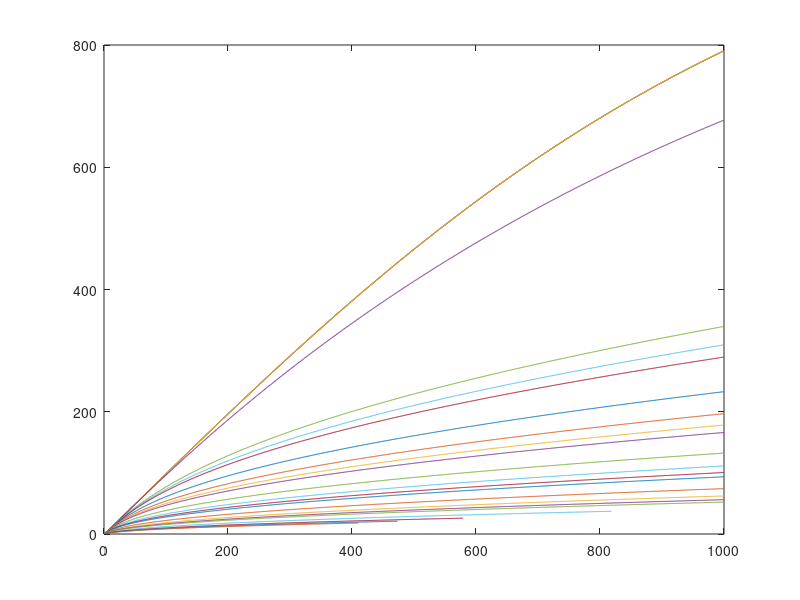

This chart was generated by the following MATLAB code: (Note: this script raises an error after producing the figure.)
function figZrho()

figure(1);clf;

M=500;
rho=[0.4:1000];
filename='figZrho.xlsx';

i=0;
for s0=[10000]
    for mua=[0,1e-15,1e-10,1E-6,5e-5,7.5e-5,1e-4,2.5e-4,5e-4,7.5e-4,1e-3,2.5e-3,5e-3,7.5e-3,1e-2,2.5e-2,5e-2,7.5e-2,1e-1,2.5e-1,5e-1,7.5e-1,1]
        i=i+1;
        for musp=[1]
            for nout=1.
                for nin=[1.]
                    
                    Zrho=funZrho(s0,rho,mua,musp,nin,nout,M);
                    MUA(i)=mua;
                    ZRHO(:,i)=Zrho';
                    
                    plot(rho,Zrho)
                    hold on;
                    
                end
            end
        end
    end
end


if exist(filename,'file')
    delete(filename);
    xlswrite(filename,rho',1,'A3');
    xlswrite(filename,MUA,1,'B1');
    xlswrite(filename,ZRHO,1,'B3');
else
    xlswrite(filename,rho',1,'A3');
    xlswrite(filename,MUA,1,'B1');
    xlswrite(filename,ZRHO,1,'B3');
end

xlabel('$\rho$  (mm)','interpreter','latex')
ylabel('$\langle z_{max} | \rho\rangle$  (mm)','interpreter','latex')
grid

end




function Zrho=funZrho(s0,rho,mua,musp,nin,nout,M)

s0=s0*1e-3;
rho=rho*1e-3;
mua=mua*1e3;
musp=musp*1e3;

A=Afunction(nout,nin);
D=1/(3*musp);
mueff=sqrt(mua/D);
ze=2*A*D;
zep=2*D;
zs=1/(musp);

% nest 2 lines are equivalent to Contini equation (45)
m=(-M:M);
Rs0rho=fRs0rho(s0,rho,mua,musp,nin,nout,M);
% Rs0rhom0=fRs0rho(s0,rho,mua,musp,nin,nout,0);

m(m==0)=[];
zp0=2*m*s0+2*m*ze+2*m*zep+zs;
zn0=2*m*s0+2*m*ze+2*m*zep-2*ze-zs;
zp00=2*m*ze+2*m*zep+zs;
zn00=2*m*ze+2*m*zep-2*ze-zs;

zpm0=zs;
znm0=-2*ze-zs;

for i=1:length(rho)
    F=exp(-mueff*sqrt(rho(i)^2+zp0.^2))./(2*m.*sqrt(rho(i)^2+zp0.^2));
    G=exp(-mueff*sqrt(rho(i)^2+zn0.^2))./(2*m.*sqrt(rho(i)^2+zn0.^2));
    H=exp(-mueff*sqrt(rho(i)^2+zp00.^2))./(2*m.*sqrt(rho(i)^2+zp00.^2));
    I=exp(-mueff*sqrt(rho(i)^2+zn00.^2))./(2*m.*sqrt(rho(i)^2+zn00.^2));
    
    F0=zpm0*mueff*exp(-mueff*sqrt(rho(i)^2+zpm0^2))/(rho(i)^2+zpm0^2);
    G0=zpm0*exp(-mueff*sqrt(rho(i)^2+zpm0^2))/(rho(i)^2+zpm0^2)^(3/2);
    H0=znm0*mueff*exp(-mueff*sqrt(rho(i)^2+znm0^2))/(rho(i)^2+znm0^2);
    I0=znm0*exp(-mueff*sqrt(rho(i)^2+znm0^2))/(rho(i)^2+znm0^2)^(3/2);
    
    Zrho(i)=s0+sum(F-G-H+I)/(4*pi*Rs0rho(i))-s0/(4*pi*Rs0rho(i))*(F0+G0-H0-I0);
end

Zrho=Zrho*1e3;

% figure(1);%clf;
% plot(rho*1e3,Zrho,'r')



end


%%%%%%%%%%%%%%%%%%%%%%%%%%%%%%%%%%%%%%%%%%%%%%%%%%%%%%%%%%%%%%%%%%%
%%%%%%%%%%%%%%%%%%%%%%%%%%%%%%%%%%%%%%%%%%%%%%%%%%%%%%%%%%%%%%%%%%%
function Rs0rho=fRs0rho(s0,rho,mua,musp,nin,nout,M)

A=Afunction(nout,nin);
D=1/(3*musp);
mueff=sqrt(mua/D);
ze=2*A*D;
zs=1/(musp);
m=(-M:M);

for i=1:length(rho)
    zp0=2*m*(s0+2*ze)+zs;
    zn0=2*m*(s0+2*ze)-2*ze-zs;
    F=(  mueff./(rho(i)^2+zp0.^2) + 1./(rho(i)^2+zp0.^2).^(3/2)  ).*zp0.*exp(-mueff*sqrt(rho(i)^2+zp0.^2));
    G=(  mueff./(rho(i)^2+zn0.^2) + 1./(rho(i)^2+zn0.^2).^(3/2)  ).*zn0.*exp(-mueff*sqrt(rho(i)^2+zn0.^2));
    Rs0rho(i)=(1/4/pi)*sum(F-G);
end

end


%%%%%%%%%%%%%%%%%%%%%%%%%%%%%%%%%%%%%%%%%%%%%%%%%%%%%%%%%%%%%%%%%%%
function A=Afunction(n1,n2)
% Computes parameter A; equation (27)
%
% n1: external medium
% n2: diffusing medium

% page 4590
n=n2/n1;

if n>1,
    
    % equations (30)
    t1 = 4*(-1-n^2+6*n^3-10*n^4-3*n^5+2*n^6+6*n^7-3*n^8-(6*n^2+9*n^6)*(n^2-1)^(1/2))/...
        (3*n*(n^2-1)^2*(n^2+1)^3);
    t2 = (-8+28*n^2+35*n^3-140*n^4+98*n^5-13*n^7+13*n*(n^2-1)^3*(1-(1/n^2))^(1/2))/...
        (105*n^3*(n^2-1)^2);
    t3 = 2*n^3*(3+2*n^4)*log(...
        ((n-(1+n^2)^(1/2))*(2+n^2+2*(1+n^2)^(1/2))*(n^2+(n^4-1)^(1/2)))/...
        (n^2*(n+(1+n^2)^(1/2))*(-n^2+(n^4-1)^(1/2)))...
        )/...
        ((n^2-1)^2*(n^2+1)^(7/2));
    t4 = ( (1+6*n^4+n^8)*log((-1+n)/(1+n))+4*(n^2+n^6)*log((n^2*(1+n))/(n-1)) )/...
        ((n^2-1)^2*(n^2+1)^3);
    
    % equation (29)
    B = 1+(3/2)*( 2*(1-1/n^2)^(3/2)/3+t1+t2+( (1+6*n^4+n^8)*(1-(n^2-1)^(3/2)/n^3) )/( 3*(n^4-1)^2) +t3 );
    C = 1-( (2+2*n-3*n^2+7*n^3-15*n^4-19*n^5-7*n^6+3*n^7+3*n^8+3*n^9)/(3*n^2*(n-1)*(n+1)^2*(n^2+1)^2) )-t4;
    A = B/C;
    
elseif n==1,
    
    %page 4591
    A=1;
    
else
    
    % equations (28)
    r1 = (-4+n-4*n^2+25*n^3-40*n^4-6*n^5+8*n^6+30*n^7-12*n^8+n^9+n^11)/...
        (3*n*(n^2-1)^2*(n^2+1)^3);
    r2 = (2*n^3*(3+2*n^4))/((n^2-1)^2*(n^2+1)^(7/2))*...
        log( (n^2*(n-(1+n^2)^(1/2)))*(2+n^2+2*(1+n^2)^(1/2))/...
        (n+(1+n^2)^(1/2))/(-2+n^4-2*(1-n^4)^(1/2)) );
    r3 = (4*(1-n^2)^(1/2)*(1+12*n^4+n^8))/...
        (3*n*(n^2-1)^2*(n^2+1)^3);
    r4 = ( (1+6*n^4+n^8)*log((1-n)/(1+n))+4*(n^2+n^6)*log((1+n)/(n^2*(1-n)))  )/...
        ((n^2-1)^2*(n^2+1)^3);
    
    % equation (27)
    A = (1+(3/2)*(8*(1-n^2)^(3/2)/(105*n^3))-(((n-1)^2*(8+32*n+52*n^2+13*n^3))/(105*n^3*(1+n)^2)+r1+r2+r3) )/...
        (1-(-3+7*n+13*n^2+9*n^3-7*n^4+3*n^5+n^6+n^7)/(3*(n-1)*(n+1)^2*(n^2+1)^2)-r4);
    
end

end


